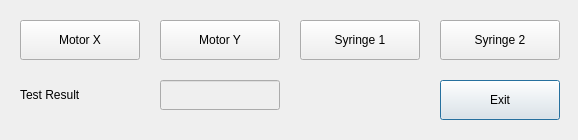
<?xml version="1.0" encoding="UTF-8"?>
<ui version="4.0">
 <class>MotorDialog</class>
 <widget class="QDialog" name="MotorDialog">
  <property name="geometry">
   <rect>
    <x>0</x>
    <y>0</y>
    <width>578</width>
    <height>140</height>
   </rect>
  </property>
  <property name="windowTitle">
   <string>MotorDialog</string>
  </property>
  <widget class="QPushButton" name="pbOk">
   <property name="geometry">
    <rect>
     <x>440</x>
     <y>80</y>
     <width>120</width>
     <height>40</height>
    </rect>
   </property>
   <property name="text">
    <string>Exit</string>
   </property>
  </widget>
  <widget class="QPushButton" name="pbMotorX">
   <property name="geometry">
    <rect>
     <x>20</x>
     <y>20</y>
     <width>120</width>
     <height>40</height>
    </rect>
   </property>
   <property name="text">
    <string>Motor X</string>
   </property>
  </widget>
  <widget class="QPushButton" name="pbMotorY">
   <property name="geometry">
    <rect>
     <x>160</x>
     <y>20</y>
     <width>120</width>
     <height>40</height>
    </rect>
   </property>
   <property name="text">
    <string>Motor Y</string>
   </property>
  </widget>
  <widget class="QPushButton" name="pbSyringe2">
   <property name="geometry">
    <rect>
     <x>440</x>
     <y>20</y>
     <width>120</width>
     <height>40</height>
    </rect>
   </property>
   <property name="text">
    <string>Syringe 2</string>
   </property>
  </widget>
  <widget class="QPushButton" name="pbSyringe1">
   <property name="geometry">
    <rect>
     <x>300</x>
     <y>20</y>
     <width>120</width>
     <height>40</height>
    </rect>
   </property>
   <property name="text">
    <string>Syringe 1</string>
   </property>
  </widget>
  <widget class="QLabel" name="lbResult">
   <property name="geometry">
    <rect>
     <x>20</x>
     <y>80</y>
     <width>120</width>
     <height>30</height>
    </rect>
   </property>
   <property name="text">
    <string>Test Result</string>
   </property>
  </widget>
  <widget class="QLineEdit" name="leResult">
   <property name="enabled">
    <bool>false</bool>
   </property>
   <property name="geometry">
    <rect>
     <x>160</x>
     <y>80</y>
     <width>120</width>
     <height>30</height>
    </rect>
   </property>
   <property name="readOnly">
    <bool>false</bool>
   </property>
  </widget>
 </widget>
 <layoutdefault spacing="6" margin="11"/>
 <resources/>
 <connections/>
</ui>
